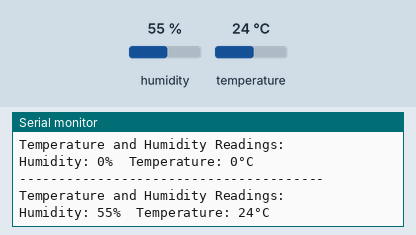
Bench run of a sketch on a simulated ESP8266 (NodeMCU). Shown: the last lines printed to the serial monitor. Inputs (shaded band) come from the test bench; at power-on: humidity 55 %, temperature 24 °C. WiFi joins after 1.5 s; servers stay silent unless stated; no MQTT or app messages arrive unless stated.

Above: at 2.7 s.
2.8 s: humidity set to 22 %
At 7.3 s:
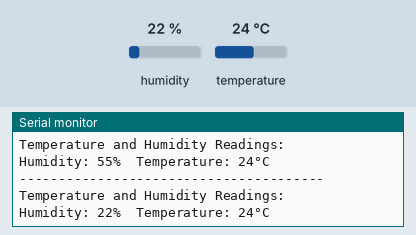
8.5 s: temperature set to 12 °C
At 12.7 s:
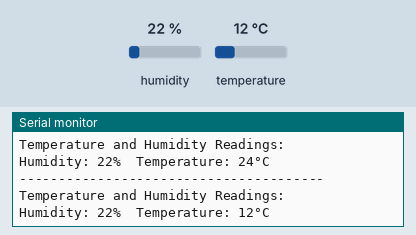
14.2 s: humidity set to 40 %
At 18.3 s:
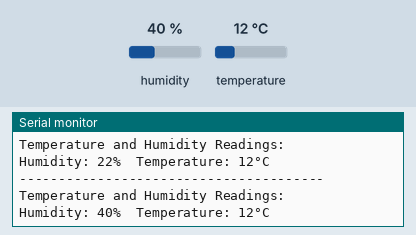
Timing chart, 0 to 19.8 s (numbered marks = the images above; inputs shaded):
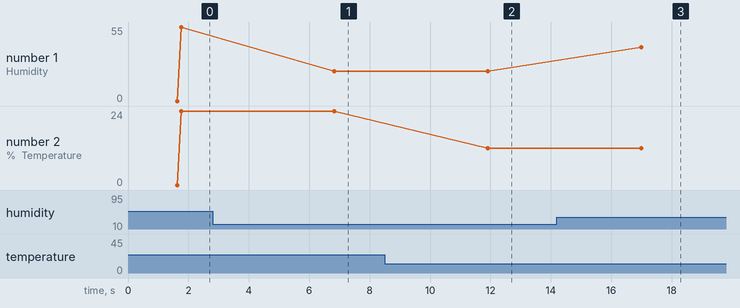

The sketch:

sensor_publish.ino
```cpp
#include <ESP8266WiFi.h>
#include <PubSubClient.h>
#include "DHT.h"

//DHT Area
#define DHTPIN 0 // set the pin that DHT is connected to
#define DHTTYPE DHT11 // set the DHT version
DHT dht(DHTPIN, DHTTYPE); // declares the DHT object
int t,h;

//Wifi area
const char* ssid = "CLARO_2GBABDAB"; // Set here SSID of your wifi network
const char* password = "E7BABDAB"; // Password of your wifi network
const char* mqtt_broker = "mqtt.eclipseprojects.io"; // Change for your MQTT Broker prefered
WiFiClient nodemcuClient01;
PubSubClient client(nodemcuClient01);

void setup() {
  Serial.begin(9600);
  dht.begin(); // initialize dht
  Serial.println("\n\n***************************************");
  Serial.println(" Initializing IoT Termometer...");
  wifi_connect();
  client.setServer(mqtt_broker,1883); // Set your MQTT server and port
}

void loop() {
  if (!client.connected()) {
    reconnect_MQTT();
  }
  DHT_readings();
  publish_MQTT();
  delay(5000);
}

// Function establishes connection with wifi network
void wifi_connect(){
  delay(10);
  Serial.print("Connecting to ");
  Serial.println(ssid);
  WiFi.mode(WIFI_STA);
  WiFi.begin(ssid, password);
  while (WiFi.status() != WL_CONNECTED) {
    delay(500);
    Serial.print(".");
  }
  Serial.println("");
  Serial.println("WiFi connected");
  Serial.println("IP address: ");
  Serial.println(WiFi.localIP());
}

//Seeks to re-establish the connection with the MQTT broker
void reconnect_MQTT(){
  while (!client.connected()) {
    client.connect("IoT_Termometer01");
    Serial.println("Reconnecting MQTT...");
  }
  publish_MQTT();
}

// Function that takes dht readings and show results
void DHT_readings(){
  // Reading temperature or humidity takes about 250 milliseconds!
  h = dht.readHumidity();
  // Read temperature as Celsius (the default)
  t = dht.readTemperature();
  // Read temperature as Fahrenheit (isFahrenheit = true)
  //float f = dht.readTemperature(true);

  // Check if any reads failed and exit early (to try again).
  if (isnan(h) || isnan(t)) {
    Serial.println(F("Failed to read from DHT sensor!"));
    return;
  }

}

// Function publish readings in MQTT topic
void publish_MQTT(){
  // The true parameter persist information in topic
  client.publish("lab/temp", String(t).c_str()); // CHANGE THE TOPIC
  client.publish("lab/humid", String(h).c_str()); // CHANGE THE TOPIC

  // A series of prints to show readings
  Serial.println("\n---------------------------------------");
  Serial.println("Temperature and Humidity Readings: \n");
  Serial.print(F("Humidity: "));
  Serial.print(h);
  Serial.print(F("%  Temperature: "));
  Serial.print(t);
  Serial.println(F("°C "));

  // Shows publication success in the MQTT topic blinking internal led
}
```

Measured:
- after the input at 2.8 s, the serial monitor: prints a new line after 4.0 s (image 1)
- after the input at 8.5 s, the serial monitor: prints a new line after 3.4 s (image 2)
- after the input at 14.2 s, the serial monitor: prints a new line after 2.8 s (image 3)
- plotted number 1: 55 → 22 after the input at 2.8 s, 22 → 40 after the input at 14.2 s
- plotted number 2: 24 → 12 after the input at 8.5 s
